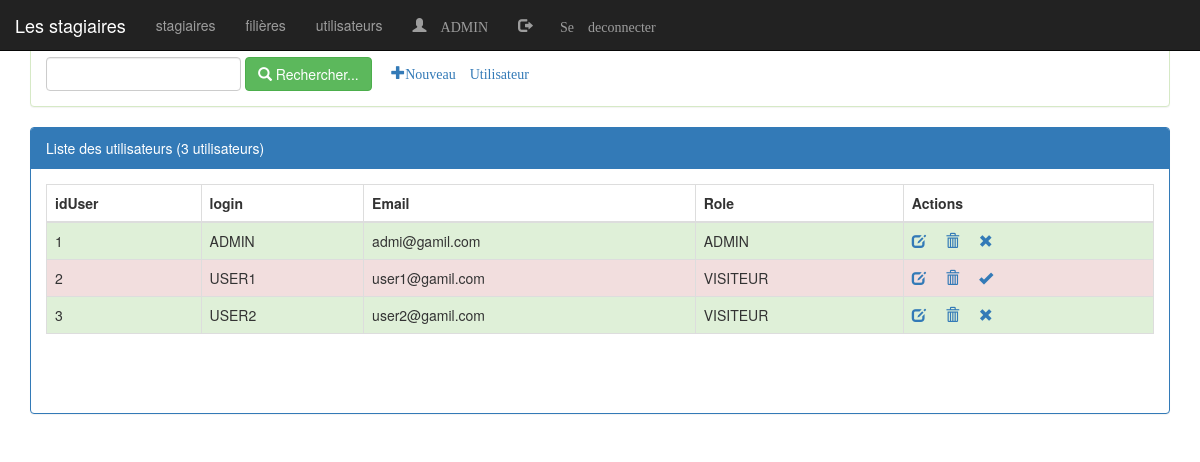
Page /pages/utilisateur.php (signed in) on the committed database.
### tables this page shows
create table utilisateur(
    idUser int(4) auto_increment primary key,
    login varchar(50),
    email varchar(255),
    role varchar(50),
    etat int(1),
    pwd varchar(255)
);

### pages/utilisateur.php (the view, shortened to what this page needs)
<?php
require_once("connexiondb.php");
$login = isset($_GET['login']) ? $_GET['login'] : "";
try {
    if (isset($_SESSION['user'])) {
        $requetteUser = "SELECT * FROM utilisateur WHERE login LIKE'%$login%'";
        $countUser = "SELECT count(*) countU FROM utilisateur";
        $resultatUser = $pdo->query($requetteUser);
        $resulCountUser = $pdo->query($countUser);
        $data = $resulCountUser->fetch();
        $nbreUser = $data['countU'];
    } else header('location:login.php');
} catch (Exception $e) {
    echo $e->getMessage();
}
?>
<!DOCTYPE html>
<html lang="fr">
<head>
    <link rel="stylesheet" type="text/css" href="../css/bootstrap.min.css">
    <link rel="stylesheet" type="text/css" href="../css/monstyle.css">
</head>
<body>
    <?php include("menu.php"); ?>
    <div class="container">
        <div class="panel panel-success haut">
            <div class="panel-heading">Recherche des utilisateurs...</div>
            <div class="panel-body">
                <form method="get" action="utilisateur.php" class="form-inline">
                    <div class="form-group">
                        <input type="text" name="login" id="login" class="form-control" value="<?php $login; ?>">
                    </div>
                    <button type="submit" class="btn btn-success">
                        <span class="glyphicon glyphicon-search"></span> Rechercher...</button>
                    <?php if ($_SESSION['user']['role'] == "ADMIN") { ?>
                        <a href="nouveauUtilisateur.php" class="glyphicon glyphicon-plus">Nouveau Utilisateur</a>
                    <?php } ?>
                </form>
            </div>
        </div>
        <div class="panel panel-primary ">
            <div class="panel-heading">Liste des utilisateurs (<?php echo $nbreUser ?> utilisateurs)</div>
            <div class="panel-body">
                <table class="table table-striped table-bordered">
                    <thead>
                        <tr>
                            <th>idUser</th>
                            <th>login</th>
                            <th>Email</th>
                            <th>Role</th>
                            <?php if ($_SESSION['user']['role'] == 'ADMIN') { ?>
                                <th>Actions</th>
                            <?php } ?>
                        </tr>
                    </thead>
                    <tbody>
                        <?php while ($user = $resultatUser->fetch()) { ?>
                            <tr class="<?php echo $user['etat'] === 1 ? 'success' : 'danger' ?> ">
                                <td> <?php echo $user['idUser'] ?> </td>
                                <td> <?php echo $user['login'] ?> </td>
                                <td> <?php echo $user['email'] ?> </td>
                                <td> <?php echo $user['role'] ?> </td>
                                <?php if ($_SESSION['user']['role'] == 'ADMIN') { ?>
                                    <td>
                                        <a onclick="return confirm('Voulez vous vraiment modifier cette information?')" href="editerUtilisateur.php?idU=
                                        <?php echo $user['idUser'] ?>" class="glyphicon glyphicon-edit"></a>
                                        <a onclick="return confirm('Etes vous sur de vouloir supprimer cette information?')" href="supprimerUtilisateur.php?idU=
                                        <?php echo $user['idUser'] ?>" class="glyphicon glyphicon-trash"></a>
                                        <a href="activerUser.php?idU=<?php echo $user['idUser'] ?>&etat=<?php echo $user['etat'] ?>">
                                            <?php if ($user['etat'] === 1)
                                                echo '<span class="glyphicon glyphicon-remove"></span>';
                                            else
                                                echo '<span class="glyphicon glyphicon-ok"></span>';
                                            ?>
                                        </a>
                                    </td>
                                <?php } ?>
                            </tr>
                        <?php } ?>
                    </tbody>
                </table>
                <div>
                </div>
            </div>
        </div>
    </div>
</body>
</html>

### rows in the picture
utilisateur: idUser "1", login "ADMIN", email "admi@gamil.com", role "ADMIN", etat 1 (drawn)
utilisateur: idUser "2", login "USER1", email "user1@gamil.com", role "VISITEUR", etat 0 (drawn)
utilisateur: idUser "3", login "USER2", email "user2@gamil.com", role "VISITEUR", etat 1 (drawn)

### other values in the picture
$_SESSION['user']['login'] "ADMIN"
$nbreUser "3"
